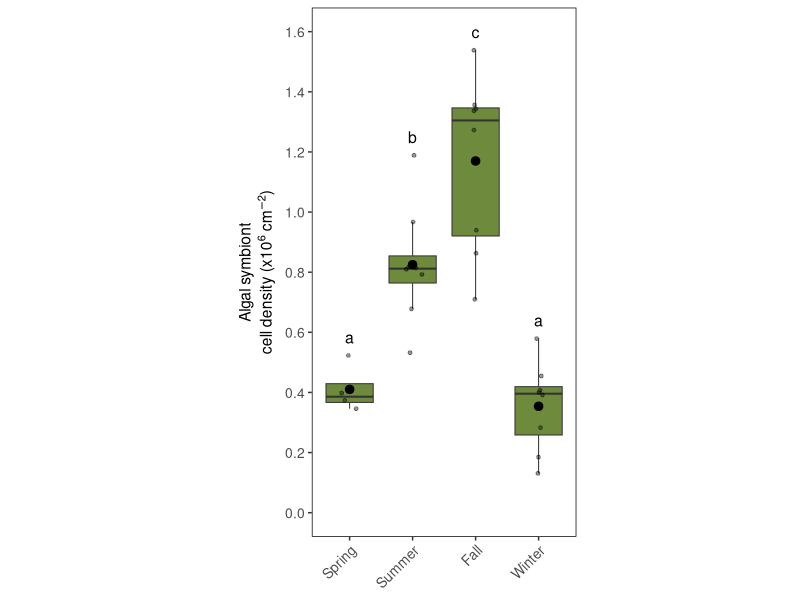
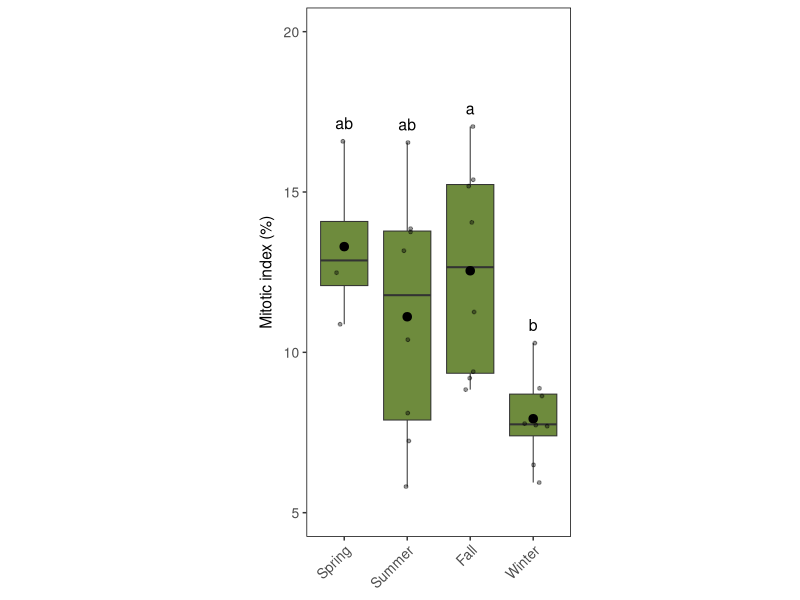
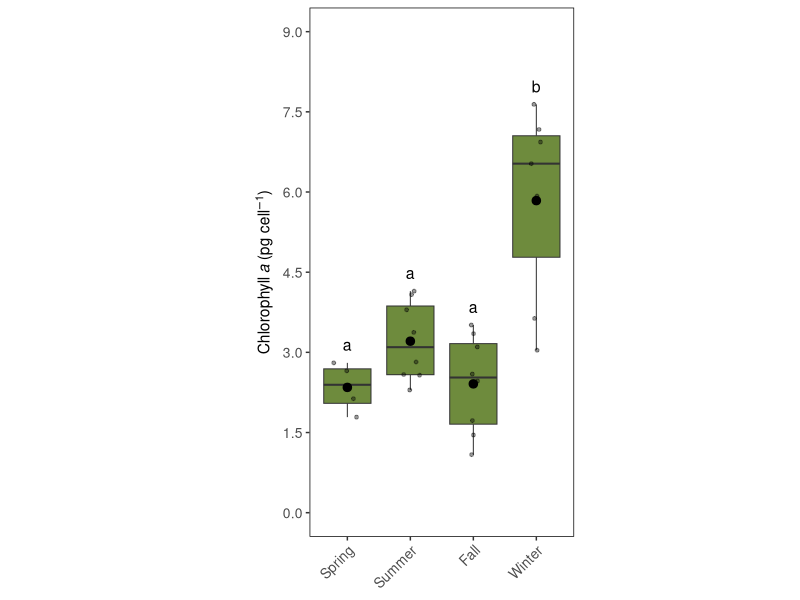

The R script that drew these images, in order:
library(readxl)
library(ggplot2)
library(ggforce)

# set working directory to the directory the script is saved in

setwd(dirname(rstudioapi::getActiveDocumentContext()$path))

# read data

symbio<-read_xlsx("Biological Data file Tilstra et al.xlsx",sheet="symbionts_chla_MI_nifH_isotopic",na="NA")

# Change column names

colnames(symbio)[3:9]<-c("chla","mi","symbio","nifh","nifh_fold","delta_d15N","delta_d13C")

# Symbiont density

symbionts<-ggplot(symbio, aes(x = Season, y = symbio)) +
  geom_boxplot(fill = "darkolivegreen4",lwd=.35,outlier.shape = NA)+ 
  ggforce::geom_sina(
    ## draw bigger points
    size = 1,
    ## add some transparency
    alpha = .4,
    ## control range of the sina plot
    maxwidth = .5
  ) +
  scale_x_discrete(limits=c("Spring","Summer","Fall","Winter"))+
  scale_y_continuous(limits=c(0,1.6),breaks=seq(0,1.6,.2))+
  theme(aspect.ratio=2,panel.grid.major = element_blank(), panel.grid.minor = element_blank(), panel.background = element_blank(), panel.border = element_rect(colour = "black", fill = NA),axis.title.x=element_blank(),axis.text.x=element_text(size=10,angle=45,hjust=1),axis.title.y=element_text(size=16,margin = margin(t = 0, r = 3, b = 0, l = 0)),axis.text.y=element_text(size=10))+
  labs(y=expression(atop("",atop("Algal symbiont", paste("cell density (",x10^6, ~cm^-2,")")))))+
  # labels ned to be set in the alphabetic order of the Seasons
  stat_summary(geom = 'text', size=4,label = c("c","a","b","a"), fun = max, vjust = -1)+
  stat_summary(fun=mean, geom="point", shape=20, size=4, color="black") 

ggsave(
  "symbiont_density.pdf",
  symbionts,
  device = cairo_pdf,
  width = 5.8,
  height = 3.7
)

# Mitotic index

mi<-ggplot(symbio, aes(x = Season, y = mi)) +
  geom_boxplot(fill = "darkolivegreen4",lwd=.35)+ 
  ggforce::geom_sina(
    ## draw bigger points
    size = 1,
    ## add some transparency
    alpha = .4,
    ## control range of the sina plot
    maxwidth = .5
  ) +
  scale_x_discrete(limits=c("Spring","Summer","Fall","Winter"))+
  scale_y_continuous(limits=c(5,20),breaks=seq(5,20,5))+
  theme(aspect.ratio=2,panel.grid.major = element_blank(), panel.grid.minor = element_blank(), panel.background = element_blank(), panel.border = element_rect(colour = "black", fill = NA),axis.title.x=element_blank(),axis.text.x=element_text(size=10,angle=45,hjust=1),axis.title.y=element_text(size=16,margin = margin(t = 0, r = 3, b = 0, l = 0)),axis.text.y=element_text(size=10))+
  labs(y=expression(atop("",atop("","Mitotic index (%)"))))+
  # labels need to be set in the alphabetic order of the Seasons
  stat_summary(geom = 'text', size=4,label = c("a","ab","ab","b"), fun = max, vjust = -1)+
  stat_summary(fun=mean, geom="point", shape=20, size=4, color="black") 

ggsave(
  "mitotic_index.pdf",
  mi,
  device = cairo_pdf,
  width = 5.8,
  height = 3.7
)

#Chlorophyll a

chla<-ggplot(symbio, aes(x = Season, y = chla)) +
  geom_boxplot(fill = "darkolivegreen4",lwd=.35,outlier.shape = NA)+ 
  ggforce::geom_sina(
    ## draw bigger points
    size = 1,
    ## add some transparency
    alpha = .4,
    ## control range of the sina plot
    maxwidth = .5
  ) +
  scale_x_discrete(limits=c("Spring","Summer","Fall","Winter"))+
  scale_y_continuous(limits=c(0,9),breaks=seq(0,9,1.5))+
  theme(aspect.ratio=2,panel.grid.major = element_blank(), panel.grid.minor = element_blank(), panel.background = element_blank(), panel.border = element_rect(colour = "black", fill = NA),axis.title.x=element_blank(),axis.text.x=element_text(size=10,angle=45,hjust=1),axis.title.y=element_text(size=16,margin = margin(t = 0, r = 3, b = 0, l = 0)),axis.text.y=element_text(size=10))+
  labs(y=expression(atop("",atop("",paste("Chlorophyll",italic(" a "),"(",pg, ~cell^-1,")")))))+
  # labels ned to be set in the alphabetic order of the Seasons
  stat_summary(geom = 'text', size=4,label = c("a","a","a","b"), fun = max, vjust = -1)+
  stat_summary(fun=mean, geom="point", shape=20, size=4, color="black") 

ggsave(
  "chla.pdf",
  chla,
  device = cairo_pdf,
  width = 5.8,
  height = 3.7
)

# These three plots were later combined with the coral image and the correlation matrix (2E) in image processing software. Subplot letters were added there too.
